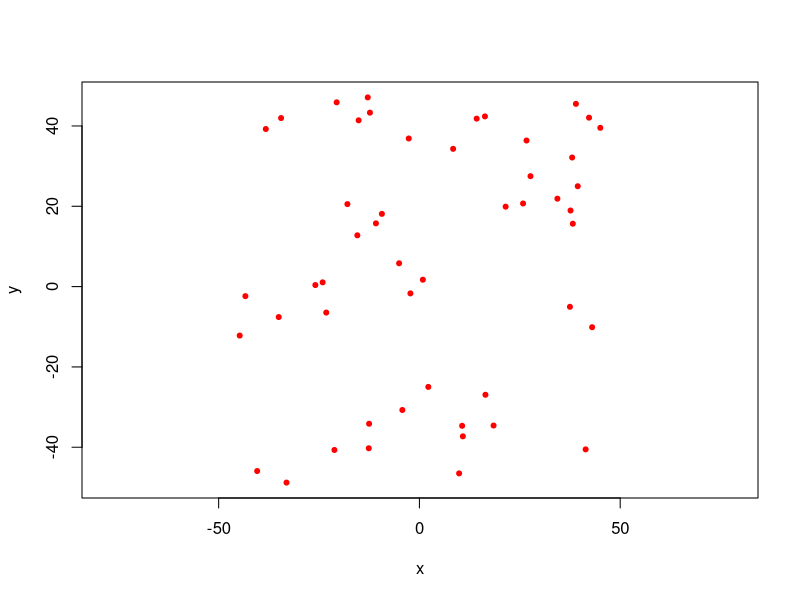
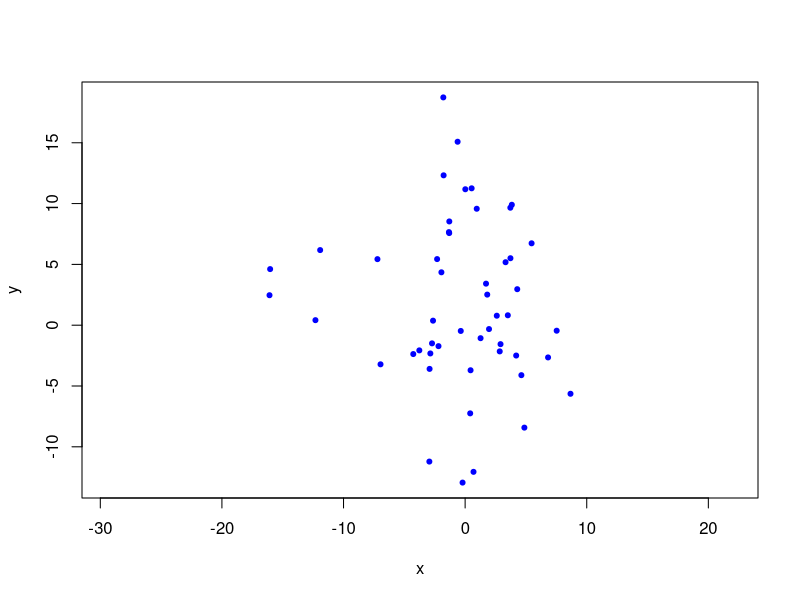
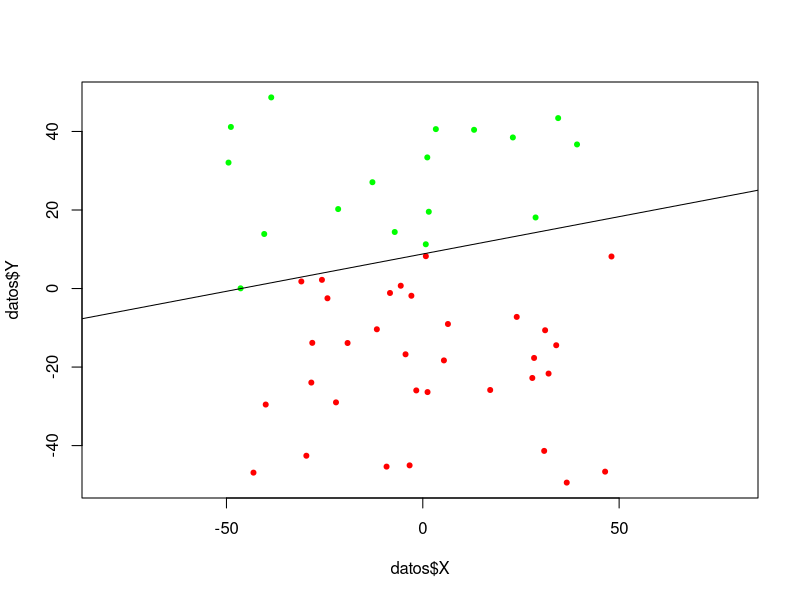
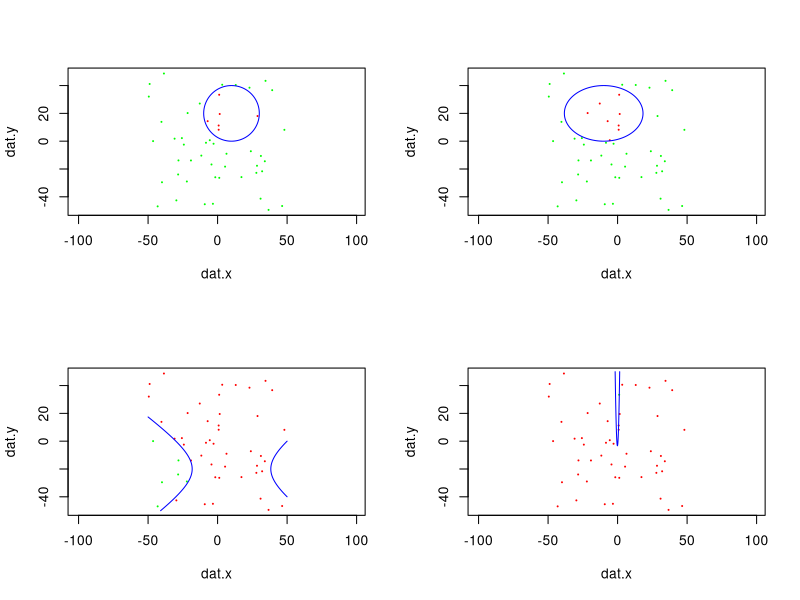
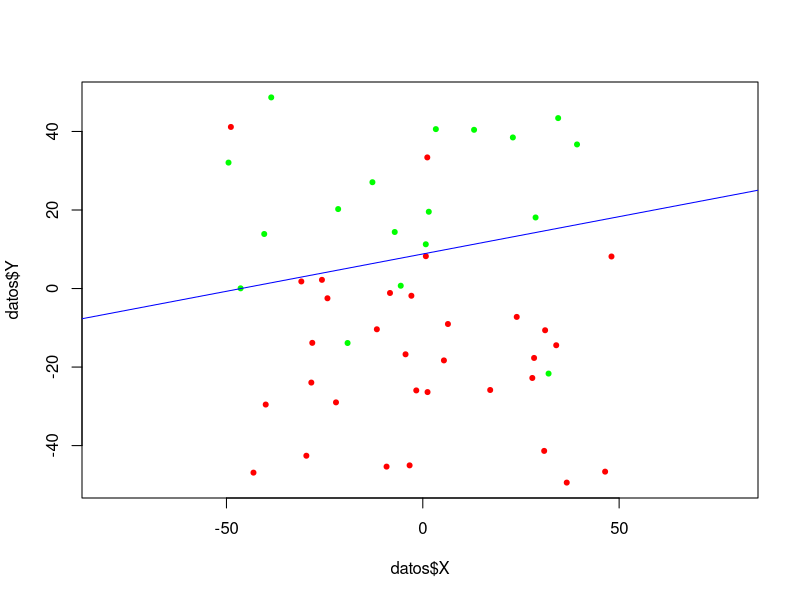
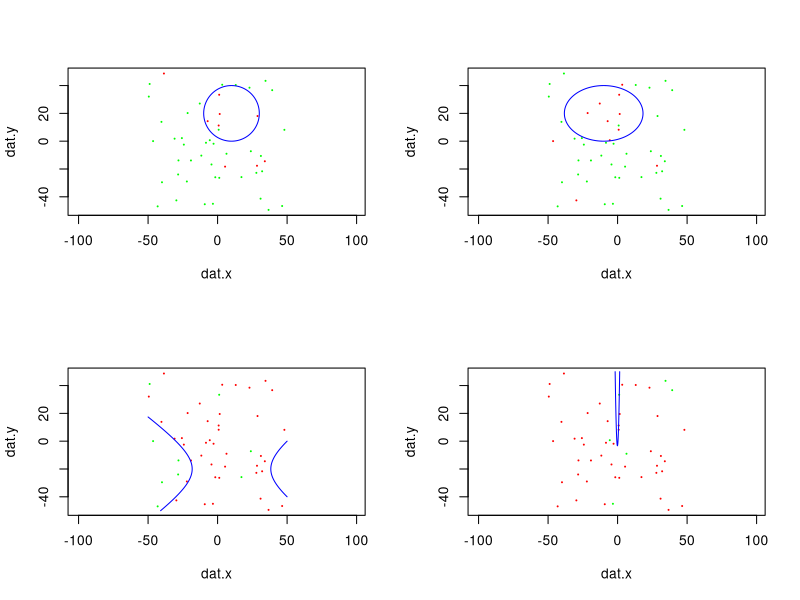
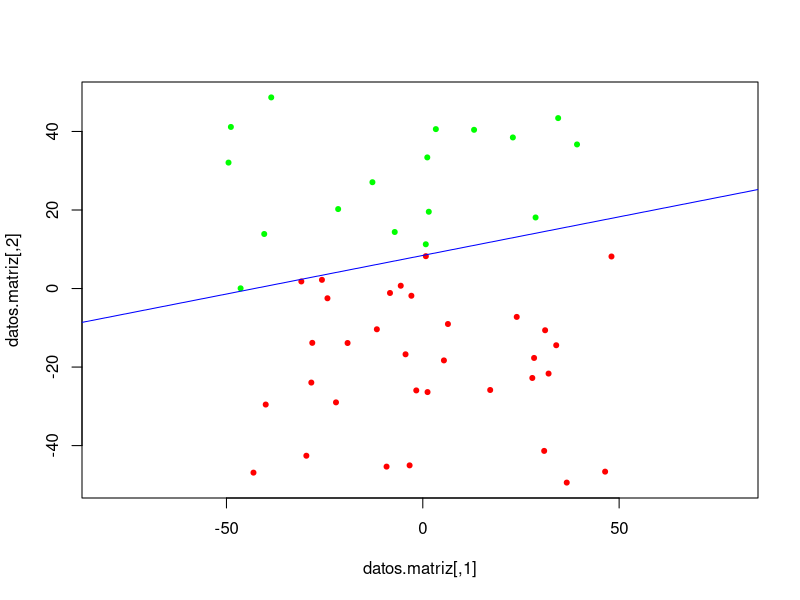

Here is the R script that generated these plots, in order:
## ---- chunk 1
knitr::opts_chunk$set(echo = TRUE)
## ---- chunk 2
simula_unif <- function(N, dim, rango){
    lapply(rep(dim, N), runif, min = rango[1], max = rango[2])
}
## ---- chunk 3
simula_gauss <- function(N, dim, sigma){
    lapply(rep(dim, N), rnorm, mean = 0, sd = sigma)
}
## ---- chunk 4
datos_unif <- simula_unif(50, 2, c(-50,50))
x <- unlist(lapply(datos_unif, '[[', 1))
y <- unlist(lapply(datos_unif, '[[', 2))
## ---- chunk 5
plot(x, y, col = 'red', pch = 20, asp=1)
## ---- chunk 6
datos_norm <- simula_gauss(50, 2, c(5,7))
x <- unlist(lapply(datos_norm, '[[', 1))
y <- unlist(lapply(datos_norm, '[[', 2))
## ---- chunk 7
plot(x, y, xlim = range(x), ylim = range(y), asp = 1, col = 'blue', pch = 20)
## ---- chunk 8
simula_recta <- function(intervalo){
    # Simulamos dos puntos dentro del cuadrado intervalo x intervalo
    punto1 <- runif(2, min=intervalo[1], max=intervalo[2])
    punto2 <- runif(2, min=intervalo[1], max=intervalo[2])
    
    # Generamos los parámetros que definen la recta
    a <- (punto2[2] - punto1[2]) / (punto2[1] - punto1[1])
    b <- -a * punto1[1] + punto1[2]
    
    # Devolvemos un vector concatenando ambos parámetros
    c(a,b)
}
## ---- chunk 9
generador_etiquetados <- function(f){
    function(x,y){
        sign(f(x,y))
    }
}
## ---- chunk 10
recta <- simula_recta(c(-50,50))

f1 <- function(x,y){
    y - recta[1]*x - recta[2]
}

etiquetado1 <- generador_etiquetados(f1)
## ---- chunk 11
datos_unif <- simula_unif(50, 2, c(-50,50))

x <- unlist(lapply(datos_unif, '[[', 1))
y <- unlist(lapply(datos_unif, '[[', 2))

datos <- data.frame(X = x, Y = y, Etiqueta = etiquetado1(x,y))
## ---- chunk 12
colores <- ifelse(datos$Etiqueta == 1, "green", "red")

plot(datos$X, datos$Y, xlim = range(datos$X), ylim = range(datos$Y), asp = 1, col = colores, pch = 20)
abline(rev(recta))
## ---- chunk 13
f2 <- function(x,y){
    (x-10)**2 + (y-20)**2 - 400
}

f3 <- function(x,y){
    0.5*(x+10)**2 + (y-20)**2 - 400
}

f4 <- function(x,y){
    0.5*(x-10)**2 - (y+20)**2 - 400
}

f5 <- function(x,y){
    y - 20*x**2 - 5*x + 3
}
## ---- chunk 14
genera_grafico <- function(dat.x, dat.y, f, ...){
    etiquetado <- generador_etiquetados(f)
    etiquetas <- etiquetado(dat.x, dat.y)
    
    colores <- ifelse(etiquetas == 1, "green", "red")

    plot(dat.x, dat.y, asp = 1, col = colores, pch = 20, ...)
    
    f.x <- seq(-50, 50, length=1000)
    f.y <- seq(-50, 50, length=1000)
    f.z <- outer(f.x, f.y, f)
    contour(f.x, f.y, f.z, levels=0, col = "blue", add=T, drawlabels=F)
}

par(mfrow=c(2, 2))

genera_grafico(x, y, f2, cex=0.25)
genera_grafico(x, y, f3, cex=0.25)
genera_grafico(x, y, f4, cex=0.25)
genera_grafico(x, y, f5, cex=0.25)

par(mfrow=c(1, 1))
## ---- chunk 15
# Get indices of the labelled data, divided into positive and negative
indices_pos <- which(datos$Etiqueta %in% 1)
indices_neg <- which(datos$Etiqueta %in% -1)

# Get a random sample of those indices, of size 10%
cambiar_pos <- sample(indices_pos, round(0.1*length(indices_pos)))
cambiar_neg <- sample(indices_neg, round(0.1*length(indices_neg)))

# Change those positions
datos$Etiqueta[cambiar_pos] <- -1
datos$Etiqueta[cambiar_neg] <- 1
## ---- chunk 16
colores <- ifelse(datos$Etiqueta == 1, "green", "red")

plot(datos$X, datos$Y, xlim = range(datos$X), ylim = range(datos$Y), asp = 1, col = colores, pch = 20)
abline(rev(recta), col="blue")
## ---- chunk 17
genera_grafico <- function(dat.x, dat.y, f, generarRuido = F, ...){
    etiquetado <- generador_etiquetados(f)
    etiquetas <- etiquetado(dat.x, dat.y)
    
    if(generarRuido){
        # Get indices of the labelled data, divided into positive and negative
        indices_pos <- which(etiquetas %in% 1)
        indices_neg <- which(etiquetas %in% -1)
        
        # Get a random sample of those indices, of size 10%
        cambiar_pos <- sample(indices_pos, round(0.1*length(indices_pos)))
        cambiar_neg <- sample(indices_neg, round(0.1*length(indices_neg)))
        
        # Change those positions
        etiquetas[cambiar_pos] <- -1
        etiquetas[cambiar_neg] <- 1
    }
    
    colores <- ifelse(etiquetas == 1, "green", "red")

    plot(dat.x, dat.y, asp = 1, col = colores, pch = 20, ...)
    
    f.x <- seq(-50, 50, length=1000)
    f.y <- seq(-50, 50, length=1000)
    f.z <- outer(f.x, f.y, f)
    contour(f.x, f.y, f.z, levels=0, col = "blue", add=T, drawlabels=F)
}
par(mfrow=c(2, 2))

genera_grafico(x, y, f2, generarRuido = T, cex=0.25)
genera_grafico(x, y, f3, generarRuido = T, cex=0.25)
genera_grafico(x, y, f4, generarRuido = T, cex=0.25)
genera_grafico(x, y, f5, generarRuido = T, cex=0.25)

par(mfrow=c(1, 1))
## ---- chunk 18
ajusta_PLA <- function(datos, label, max_iter, vini){
    w <- c(vini, 1)
    changing <- T
    iteraciones <- 0
    
    while(changing){
        iteraciones <- iteraciones+1
        
        changing <- F
        
        for(index in seq(label)){
            dato <- c(datos[index,], 1)
            etiq <- label[index]
            
            if(sign(sum(w*dato)) != etiq) {
                w <- w + etiq*dato
                changing <- T
            }
        }
    }
    
    # Return the Sol (a,b) that determine the line y = ax + b and the iterations
    list(Sol = -c(w[1], w[3]) / w[2], Iter = iteraciones)
}
## ---- chunk 19
datos.matriz <- matrix(c(x,y), ncol = 2)
datos.etiqueta <- etiquetado1(x,y)

out_PLA  <- ajusta_PLA(datos.matriz, datos.etiqueta, 10000000, c(0,0))
solucion <- out_PLA$Sol
iteraciones <- out_PLA$Iter

print(iteraciones)

colores <- ifelse(datos.etiqueta == 1, "green", "red")

plot(datos.matriz, asp = 1, col = colores, pch = 20)
abline(rev(solucion), col="blue")
## ---- chunk 20
wrapper <- function(vector){
    datos <- ajusta_PLA(datos.matriz, datos.etiqueta, 10000000, vector)
    return(datos$Iter)
}


pruebita <- lapply(simula_unif(10, 2, c(0,1)), wrapper)
media <- mean(unlist(pruebita))

